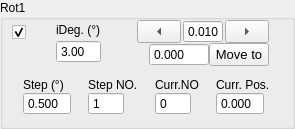
             <widget class="QGroupBox" name="rotary1Group">
              <property name="sizePolicy">
               <sizepolicy hsizetype="Expanding" vsizetype="Expanding">
                <horstretch>0</horstretch>
                <verstretch>0</verstretch>
               </sizepolicy>
              </property>
              <property name="title">
               <string>Rot1</string>
              </property>
              <layout class="QVBoxLayout" name="verticalLayout_83">
               <property name="leftMargin">
                <number>9</number>
               </property>
               <property name="topMargin">
                <number>0</number>
               </property>
               <item>
                <layout class="QVBoxLayout" name="verticalLayout_81">
                 <property name="spacing">
                  <number>12</number>
                 </property>
                 <item>
                  <layout class="QHBoxLayout" name="horizontalLayout_45" stretch="1,3,5">
                   <item>
                    <layout class="QVBoxLayout" name="verticalLayout_79">
                     <property name="spacing">
                      <number>6</number>
                     </property>
                     <property name="topMargin">
                      <number>0</number>
                     </property>
                     <item>
                      <widget class="QCheckBox" name="activeRot1">
                       <property name="sizePolicy">
                        <sizepolicy hsizetype="Expanding" vsizetype="Fixed">
                         <horstretch>0</horstretch>
                         <verstretch>0</verstretch>
                        </sizepolicy>
                       </property>
                       <property name="toolTip">
                        <string>Active Instrument?</string>
                       </property>
                       <property name="text">
                        <string/>
                       </property>
                       <property name="checked">
                        <bool>true</bool>
                       </property>
                       <property name="mytype" stdset="0">
                        <string>checkbox</string>
                       </property>
                      </widget>
                     </item>
                     <item>
                      <spacer name="horizontalSpacer_9">
                       <property name="orientation">
                        <enum>Qt::Orientation::Horizontal</enum>
                       </property>
                       <property name="sizeType">
                        <enum>QSizePolicy::Policy::Fixed</enum>
                       </property>
                       <property name="sizeHint" stdset="0">
                        <size>
                         <width>20</width>
                         <height>20</height>
                        </size>
                       </property>
                      </spacer>
                     </item>
                    </layout>
                   </item>
                   <item>
                    <layout class="QVBoxLayout" name="verticalLayout_37">
                     <property name="spacing">
                      <number>0</number>
                     </property>
                     <property name="leftMargin">
                      <number>12</number>
                     </property>
                     <property name="rightMargin">
                      <number>12</number>
                     </property>
                     <item>
                      <widget class="QLabel" name="label_31">
                       <property name="sizePolicy">
                        <sizepolicy hsizetype="Expanding" vsizetype="Fixed">
                         <horstretch>0</horstretch>
                         <verstretch>0</verstretch>
                        </sizepolicy>
                       </property>
                       <property name="maximumSize">
                        <size>
                         <width>16777215</width>
                         <height>16777215</height>
                        </size>
                       </property>
                       <property name="text">
                        <string>iDeg. (°)</string>
                       </property>
                       <property name="mytype" stdset="0">
                        <string>label</string>
                       </property>
                      </widget>
                     </item>
                     <item>
                      <widget class="QDoubleSpinBox" name="iRot1">
                       <property name="sizePolicy">
                        <sizepolicy hsizetype="Expanding" vsizetype="Fixed">
                         <horstretch>0</horstretch>
                         <verstretch>0</verstretch>
                        </sizepolicy>
                       </property>
                       <property name="maximumSize">
                        <size>
                         <width>16777215</width>
                         <height>16777215</height>
                        </size>
                       </property>
                       <property name="buttonSymbols">
                        <enum>QAbstractSpinBox::ButtonSymbols::NoButtons</enum>
                       </property>
                       <property name="value">
                        <double>3.000000000000000</double>
                       </property>
                      </widget>
                     </item>
                    </layout>
                   </item>
                   <item>
                    <layout class="QVBoxLayout" name="verticalLayout_53">
                     <property name="spacing">
                      <number>0</number>
                     </property>
                     <property name="leftMargin">
                      <number>12</number>
                     </property>
                     <property name="rightMargin">
                      <number>12</number>
                     </property>
                     <item>
                      <layout class="QHBoxLayout" name="horizontalLayout_19">
                       <property name="spacing">
                        <number>2</number>
                       </property>
                       <item>
                        <widget class="QToolButton" name="rot1JogL">
                         <property name="sizePolicy">
                          <sizepolicy hsizetype="Expanding" vsizetype="Fixed">
                           <horstretch>0</horstretch>
                           <verstretch>0</verstretch>
                          </sizepolicy>
                         </property>
                         <property name="minimumSize">
                          <size>
                           <width>32</width>
                           <height>0</height>
                          </size>
                         </property>
                         <property name="maximumSize">
                          <size>
                           <width>16777215</width>
                           <height>24</height>
                          </size>
                         </property>
                         <property name="text">
                          <string>...</string>
                         </property>
                         <property name="toolButtonStyle">
                          <enum>Qt::ToolButtonStyle::ToolButtonIconOnly</enum>
                         </property>
                         <property name="arrowType">
                          <enum>Qt::ArrowType::LeftArrow</enum>
                         </property>
                         <property name="mytype" stdset="0">
                          <string>arrowbutton</string>
                         </property>
                        </widget>
                       </item>
                       <item>
                        <widget class="QDoubleSpinBox" name="rotary1JogStep">
                         <property name="sizePolicy">
                          <sizepolicy hsizetype="Expanding" vsizetype="Fixed">
                           <horstretch>0</horstretch>
                           <verstretch>0</verstretch>
                          </sizepolicy>
                         </property>
                         <property name="maximumSize">
                          <size>
                           <width>40</width>
                           <height>24</height>
                          </size>
                         </property>
                         <property name="buttonSymbols">
                          <enum>QAbstractSpinBox::ButtonSymbols::NoButtons</enum>
                         </property>
                         <property name="decimals">
                          <number>3</number>
                         </property>
                         <property name="minimum">
                          <double>-50.000000000000000</double>
                         </property>
                         <property name="maximum">
                          <double>210.000000000000000</double>
                         </property>
                         <property name="value">
                          <double>0.010000000000000</double>
                         </property>
                        </widget>
                       </item>
                       <item>
                        <widget class="QToolButton" name="rot1JogR">
                         <property name="sizePolicy">
                          <sizepolicy hsizetype="Expanding" vsizetype="Fixed">
                           <horstretch>0</horstretch>
                           <verstretch>0</verstretch>
                          </sizepolicy>
                         </property>
                         <property name="minimumSize">
                          <size>
                           <width>32</width>
                           <height>0</height>
                          </size>
                         </property>
                         <property name="maximumSize">
                          <size>
                           <width>16777215</width>
                           <height>24</height>
                          </size>
                         </property>
                         <property name="text">
                          <string>...</string>
                         </property>
                         <property name="arrowType">
                          <enum>Qt::ArrowType::RightArrow</enum>
                         </property>
                         <property name="mytype" stdset="0">
                          <string>arrowbutton</string>
                         </property>
                        </widget>
                       </item>
                      </layout>
                     </item>
                     <item>
                      <layout class="QHBoxLayout" name="horizontalLayout_13">
                       <property name="leftMargin">
                        <number>12</number>
                       </property>
                       <item>
                        <widget class="QDoubleSpinBox" name="rot1SetPos">
                         <property name="sizePolicy">
                          <sizepolicy hsizetype="Minimum" vsizetype="Preferred">
                           <horstretch>0</horstretch>
                           <verstretch>0</verstretch>
                          </sizepolicy>
                         </property>
                         <property name="maximumSize">
                          <size>
                           <width>60</width>
                           <height>24</height>
                          </size>
                         </property>
                         <property name="buttonSymbols">
                          <enum>QAbstractSpinBox::ButtonSymbols::NoButtons</enum>
                         </property>
                         <property name="decimals">
                          <number>3</number>
                         </property>
                         <property name="maximum">
                          <double>1000.000000000000000</double>
                         </property>
                        </widget>
                       </item>
                       <item>
                        <widget class="QPushButton" name="rot1MoveTo">
                         <property name="sizePolicy">
                          <sizepolicy hsizetype="Minimum" vsizetype="Preferred">
                           <horstretch>0</horstretch>
                           <verstretch>0</verstretch>
                          </sizepolicy>
                         </property>
                         <property name="maximumSize">
                          <size>
                           <width>60</width>
                           <height>24</height>
                          </size>
                         </property>
                         <property name="font">
                          <font>
                           <pointsize>10</pointsize>
                          </font>
                         </property>
                         <property name="text">
                          <string>Move to</string>
                         </property>
                        </widget>
                       </item>
                      </layout>
                     </item>
                    </layout>
                   </item>
                  </layout>
                 </item>
                 <item>
                  <layout class="QHBoxLayout" name="horizontalLayout">
                   <property name="spacing">
                    <number>6</number>
                   </property>
                   <item>
                    <layout class="QVBoxLayout" name="verticalLayout_27">
                     <property name="spacing">
                      <number>0</number>
                     </property>
                     <item>
                      <widget class="QLabel" name="label_33">
                       <property name="text">
                        <string>Step (°)</string>
                       </property>
                       <property name="mytype" stdset="0">
                        <string>label</string>
                       </property>
                      </widget>
                     </item>
                     <item>
                      <widget class="QDoubleSpinBox" name="rotary1Step">
                       <property name="sizePolicy">
                        <sizepolicy hsizetype="Preferred" vsizetype="Preferred">
                         <horstretch>0</horstretch>
                         <verstretch>0</verstretch>
                        </sizepolicy>
                       </property>
                       <property name="maximumSize">
                        <size>
                         <width>48</width>
                         <height>24</height>
                        </size>
                       </property>
                       <property name="buttonSymbols">
                        <enum>QAbstractSpinBox::ButtonSymbols::NoButtons</enum>
                       </property>
                       <property name="decimals">
                        <number>3</number>
                       </property>
                       <property name="value">
                        <double>0.500000000000000</double>
                       </property>
                      </widget>
                     </item>
                    </layout>
                   </item>
                   <item>
                    <layout class="QVBoxLayout" name="verticalLayout_28">
                     <property name="spacing">
                      <number>0</number>
                     </property>
                     <item>
                      <widget class="QLabel" name="label_32">
                       <property name="text">
                        <string>Step NO.</string>
                       </property>
                       <property name="mytype" stdset="0">
                        <string>label</string>
                       </property>
                      </widget>
                     </item>
                     <item>
                      <widget class="QSpinBox" name="rotary1StepNO">
                       <property name="sizePolicy">
                        <sizepolicy hsizetype="Preferred" vsizetype="Preferred">
                         <horstretch>0</horstretch>
                         <verstretch>0</verstretch>
                        </sizepolicy>
                       </property>
                       <property name="maximumSize">
                        <size>
                         <width>36</width>
                         <height>24</height>
                        </size>
                       </property>
                       <property name="buttonSymbols">
                        <enum>QAbstractSpinBox::ButtonSymbols::NoButtons</enum>
                       </property>
                       <property name="maximum">
                        <number>10000</number>
                       </property>
                       <property name="value">
                        <number>1</number>
                       </property>
                      </widget>
                     </item>
                    </layout>
                   </item>
                   <item>
                    <layout class="QVBoxLayout" name="verticalLayout_46">
                     <property name="spacing">
                      <number>0</number>
                     </property>
                     <item>
                      <widget class="QLabel" name="label_39">
                       <property name="text">
                        <string>Curr.NO</string>
                       </property>
                       <property name="mytype" stdset="0">
                        <string>label</string>
                       </property>
                      </widget>
                     </item>
                     <item>
                      <widget class="QSpinBox" name="rotary1CurrStepNO">
                       <property name="sizePolicy">
                        <sizepolicy hsizetype="Preferred" vsizetype="Preferred">
                         <horstretch>0</horstretch>
                         <verstretch>0</verstretch>
                        </sizepolicy>
                       </property>
                       <property name="maximumSize">
                        <size>
                         <width>36</width>
                         <height>24</height>
                        </size>
                       </property>
                       <property name="buttonSymbols">
                        <enum>QAbstractSpinBox::ButtonSymbols::NoButtons</enum>
                       </property>
                       <property name="mytype" stdset="0">
                        <string>intNO</string>
                       </property>
                      </widget>
                     </item>
                    </layout>
                   </item>
                   <item>
                    <layout class="QVBoxLayout" name="verticalLayout_45">
                     <property name="spacing">
                      <number>0</number>
                     </property>
                     <item>
                      <widget class="QLabel" name="label_16">
                       <property name="text">
                        <string>Curr. Pos.</string>
                       </property>
                       <property name="mytype" stdset="0">
                        <string>label</string>
                       </property>
                      </widget>
                     </item>
                     <item>
                      <widget class="QDoubleSpinBox" name="rot1CurrPos">
                       <property name="sizePolicy">
                        <sizepolicy hsizetype="Preferred" vsizetype="Preferred">
                         <horstretch>0</horstretch>
                         <verstretch>0</verstretch>
                        </sizepolicy>
                       </property>
                       <property name="maximumSize">
                        <size>
                         <width>48</width>
                         <height>24</height>
                        </size>
                       </property>
                       <property name="buttonSymbols">
                        <enum>QAbstractSpinBox::ButtonSymbols::NoButtons</enum>
                       </property>
                       <property name="decimals">
                        <number>3</number>
                       </property>
                       <property name="minimum">
                        <double>-10.000000000000000</double>
                       </property>
                       <property name="maximum">
                        <double>1000.000000000000000</double>
                       </property>
                      </widget>
                     </item>
                    </layout>
                   </item>
                  </layout>
                 </item>
                </layout>
               </item>
              </layout>
             </widget>
